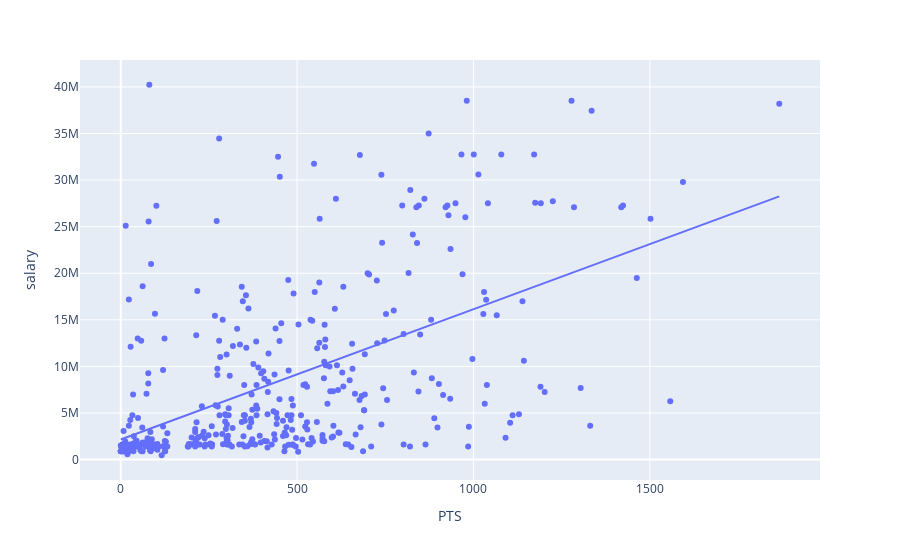

Notebook source saved alongside this figure:
### Code cell
# Same as above, but this is flipped
px.scatter(df,x='PTS',y='salary', trendline='ols')

### Figure 1 — Plotly figure (JSON) as saved in the notebook; plotly's stock layout.template omitted (floating-point values rounded to 4 significant figures; data arrays with more than 128 entries replaced by an {"elided": "..."} marker saying what was removed)
{"data": [{"hoverlabel": {"namelength": 0}, "hovertemplate": "PTS=%{x}<br>salary=%{y}", "legendgroup": "", "marker": {"color": "#636efa", "symbol": "circle"}, "mode": "markers", "name": "", "showlegend": false, "type": "scatter", "x": {"elided": "390 int values"}, "xaxis": "x", "y": {"elided": "390 int values"}, "yaxis": "y"}, {"hoverlabel": {"namelength": 0}, "hovertemplate": "<b>OLS trendline</b><br>salary = 13978.3 * PTS + 2.15723e+06<br>R<sup>2</sup>=0.289397<br><br>PTS=%{x}<br>salary=%{y} <b>(trend)</b>", "legendgroup": "", "marker": {"color": "#636efa", "symbol": "circle"}, "mode": "lines", "name": "", "showlegend": false, "type": "scatter", "x": {"elided": "390 int values"}, "xaxis": "x", "y": {"elided": "390 float values"}, "yaxis": "y"}], "layout": {"legend": {"tracegroupgap": 0}, "margin": {"t": 60}, "xaxis": {"anchor": "y", "domain": [0, 1], "title": {"text": "PTS"}}, "yaxis": {"anchor": "x", "domain": [0, 1], "title": {"text": "salary"}}}}
